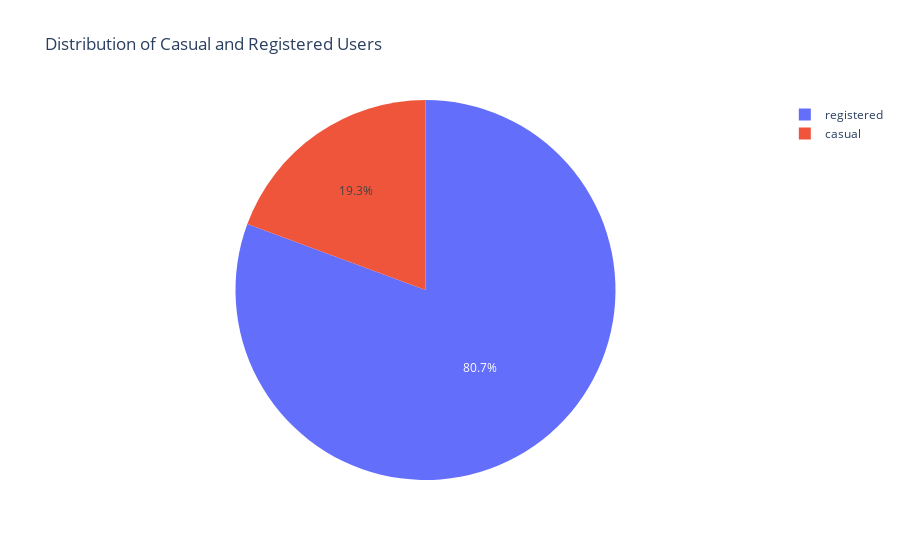

The notebook cell this image was saved under:
### Code cell
selected = hour[['casual', 'registered']]
df_melt = selected.melt(var_name='User  Type', value_name='Count')
pie_fig = px.pie(df_melt, values='Count',
                  names='User  Type', 
                  title='Distribution of Casual and Registered Users')
pie_fig.show()

### Figure 1 — Plotly figure (JSON) as saved in the notebook; plotly's stock layout.template omitted (floating-point values rounded to 4 significant figures; data arrays with more than 128 entries replaced by an {"elided": "..."} marker saying what was removed)
{"data": [{"domain": {"x": [0, 1], "y": [0, 1]}, "hovertemplate": "User  Type=%{label}<br>Count=%{value}<extra></extra>", "labels": {"elided": "33748 str values"}, "legendgroup": "", "name": "", "showlegend": true, "type": "pie", "values": {"elided": "33748 int values"}}], "layout": {"legend": {"tracegroupgap": 0}, "title": {"text": "Distribution of Casual and Registered Users"}}}
